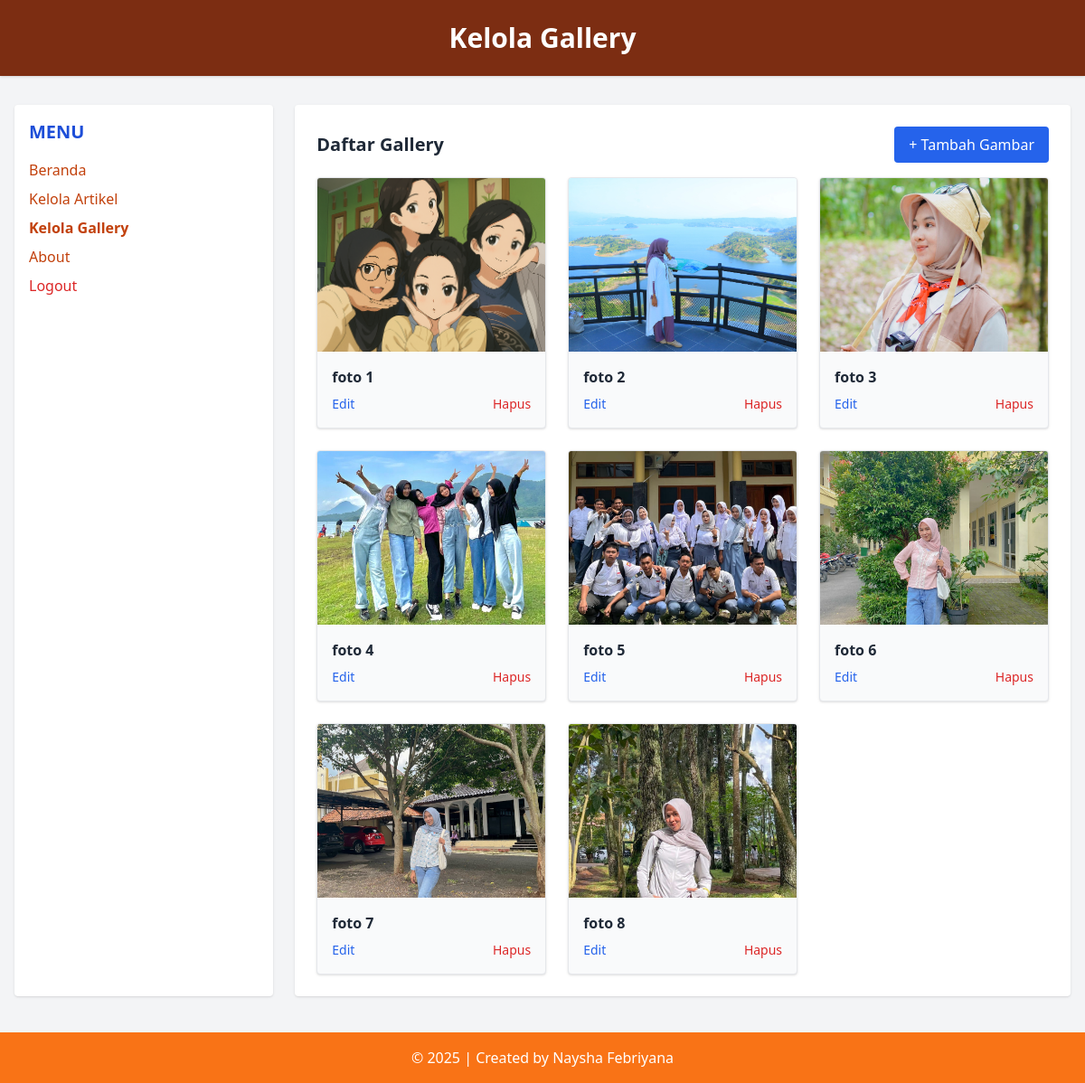
The page /data_gallery.php (signed in) on the database its author committed.
### tables this page shows
CREATE TABLE `tbl_gallery` (
  `id_gallery` int(5) NOT NULL,
  `judul` text NOT NULL,
  `foto` text NOT NULL
);

### data_gallery.php (the view, shortened to what this page needs)
<?php
include('../koneksi.php');
?>
<!DOCTYPE html>
<html lang="en">
<head>
    <script src="https://cdn.tailwindcss.com"></script>
</head>
<body class="bg-gray-100 min-h-screen">
    <header class="bg-orange-900 text-white text-center py-6 shadow">
        <h1 class="text-3xl font-bold">Kelola Gallery</h1>
    </header>
    <div class="flex max-w-7xl mx-auto mt-8 px-4">
        <aside class="w-1/4 bg-white rounded shadow p-4">
            <h2 class="text-xl font-semibold text-blue-700 mb-4 text-
center">MENU</h2>
            <ul class="space-y-2 text-orange-700">
                <li><a href="beranda_admin.php" class="block hover:text-blue-
600">Beranda</a></li>
                <li><a href="data_artikel.php" class="block hover:text-blue-
600">Kelola Artikel</a></li>
                <li><a href="data_gallery.php" class="block font-semibold text-blue-
800">Kelola Gallery</a></li>
                <li><a href="about.php" class="block hover:text-blue-
600">About</a></li>
                <li>
                    <a href="logout.php" onclick="return confirm('Apakah anda yakin ingin keluar?');" class="block text-red-600 hover:underline font-
medium">Logout</a>
                </li>
            </ul>
        </aside>
        <main class="w-3/4 bg-white rounded shadow p-6 ml-6">
            <div class="flex justify-between items-center mb-4">
                <h2 class="text-xl font-bold text-gray-800">Daftar Gallery</h2>
                <a href="add_gallery.php" class="bg-blue-600 text-white px-4 py-2 rounded hover:bg-blue-700
transition">+ Tambah Gambar</a>
            </div>
            <div class="grid grid-cols-1 sm:grid-cols-2 md:grid-cols-3 gap-6">
                <?php
                $sql = "SELECT * FROM tbl_gallery";
                $query = mysqli_query($db, $sql);
                while ($data = mysqli_fetch_array($query)) {
                    echo "<div class='bg-gray-50 border rounded shadow overflow-hidden'>";
                    echo "<img src='../images/{$data['foto']}' class='w-full h-48 object-cover'>";
                    echo "<div class='p-4'>";
                    echo "<p class='font-semibold text-gray-800 mb-2'>" .
                        htmlspecialchars($data['judul']) . "</p>";
                    echo "<div class='flex justify-between text-sm'>";
                    echo "<a href='edit_gallery.php?id_gallery={$data['id_gallery']}'
class='text-blue-600 hover:underline'>Edit</a>";
                    echo "<a
href='delete_gallery.php?id_gallery={$data['id_gallery']}' onclick='return
confirm(\"Yakin ingin menghapus?\")' class='text-red-600
hover:underline'>Hapus</a>";
                    echo "</div>";
                    echo "</div></div>";
                }
                ?>
            </div>
        </main>
    </div>
    <footer class="bg-orange-500 text-white text-center py-4 mt-10">
        &copy; <?php echo date('Y'); ?> | Created by Naysha Febriyana
    </footer>
</body>
</html>

### rows shown on the page
tbl_gallery: foto (picture), judul "foto 1"
tbl_gallery: foto (picture), judul "foto 2"
tbl_gallery: foto (picture), judul "foto 3"
tbl_gallery: foto (picture), judul "foto 4"
tbl_gallery: foto (picture), judul "foto 5"
tbl_gallery: foto (picture), judul "foto 6"
tbl_gallery: foto (picture), judul "foto 7"
tbl_gallery: foto (picture), judul "foto 8"
